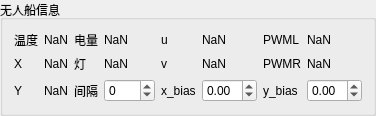
               <widget class="QGroupBox" name="Information_4">
                <property name="title">
                 <string>无人船信息</string>
                </property>
                <layout class="QGridLayout" name="gridLayout_28">
                 <item row="0" column="1">
                  <widget class="QLabel" name="ql_TP_Data_4">
                   <property name="text">
                    <string>NaN</string>
                   </property>
                  </widget>
                 </item>
                 <item row="1" column="1">
                  <widget class="QLabel" name="ql_X_Data_4">
                   <property name="text">
                    <string>NaN</string>
                   </property>
                  </widget>
                 </item>
                 <item row="0" column="0">
                  <widget class="QLabel" name="ql_TP_4">
                   <property name="text">
                    <string>温度</string>
                   </property>
                  </widget>
                 </item>
                 <item row="2" column="0">
                  <widget class="QLabel" name="ql_Y_4">
                   <property name="text">
                    <string>Y</string>
                   </property>
                  </widget>
                 </item>
                 <item row="2" column="1">
                  <widget class="QLabel" name="ql_Y_Data_4">
                   <property name="text">
                    <string>NaN</string>
                   </property>
                  </widget>
                 </item>
                 <item row="1" column="5">
                  <widget class="QLabel" name="ql_v_Data_4">
                   <property name="text">
                    <string>NaN</string>
                   </property>
                  </widget>
                 </item>
                 <item row="0" column="5">
                  <widget class="QLabel" name="ql_u_Data_4">
                   <property name="text">
                    <string>NaN</string>
                   </property>
                  </widget>
                 </item>
                 <item row="1" column="4">
                  <widget class="QLabel" name="ql_v_4">
                   <property name="text">
                    <string>v</string>
                   </property>
                  </widget>
                 </item>
                 <item row="0" column="4">
                  <widget class="QLabel" name="ql_u_4">
                   <property name="text">
                    <string>u</string>
                   </property>
                  </widget>
                 </item>
                 <item row="1" column="0">
                  <widget class="QLabel" name="ql_X_4">
                   <property name="text">
                    <string>X</string>
                   </property>
                  </widget>
                 </item>
                 <item row="0" column="6">
                  <widget class="QLabel" name="ql_PWML_4">
                   <property name="text">
                    <string>PWML</string>
                   </property>
                  </widget>
                 </item>
                 <item row="0" column="7">
                  <widget class="QLabel" name="ql_PWML_Data_4">
                   <property name="text">
                    <string>NaN</string>
                   </property>
                  </widget>
                 </item>
                 <item row="1" column="6">
                  <widget class="QLabel" name="ql_PWMR_4">
                   <property name="text">
                    <string>PWMR</string>
                   </property>
                  </widget>
                 </item>
                 <item row="1" column="7">
                  <widget class="QLabel" name="ql_PWMR_Data_4">
                   <property name="text">
                    <string>NaN</string>
                   </property>
                  </widget>
                 </item>
                 <item row="2" column="6">
                  <widget class="QLabel" name="ql_Ybias_4">
                   <property name="text">
                    <string>y_bias</string>
                   </property>
                  </widget>
                 </item>
                 <item row="1" column="2">
                  <widget class="QLabel" name="ql_LED_4">
                   <property name="text">
                    <string>灯</string>
                   </property>
                  </widget>
                 </item>
                 <item row="2" column="4">
                  <widget class="QLabel" name="ql_Xbias_4">
                   <property name="text">
                    <string>x_bias</string>
                   </property>
                  </widget>
                 </item>
                 <item row="2" column="5">
                  <widget class="QDoubleSpinBox" name="sb_X_bias_4">
                   <property name="minimum">
                    <double>-0.800000000000000</double>
                   </property>
                   <property name="maximum">
                    <double>0.800000000000000</double>
                   </property>
                   <property name="singleStep">
                    <double>0.200000000000000</double>
                   </property>
                   <property name="value">
                    <double>0.000000000000000</double>
                   </property>
                  </widget>
                 </item>
                 <item row="2" column="7">
                  <widget class="QDoubleSpinBox" name="sb_Y_bias_4">
                   <property name="minimum">
                    <double>-0.800000000000000</double>
                   </property>
                   <property name="maximum">
                    <double>0.800000000000000</double>
                   </property>
                   <property name="singleStep">
                    <double>0.200000000000000</double>
                   </property>
                  </widget>
                 </item>
                 <item row="2" column="2">
                  <widget class="QLabel" name="ql_Interval_4">
                   <property name="text">
                    <string>间隔</string>
                   </property>
                  </widget>
                 </item>
                 <item row="0" column="2">
                  <widget class="QLabel" name="ql_Battery_4">
                   <property name="text">
                    <string>电量</string>
                   </property>
                  </widget>
                 </item>
                 <item row="0" column="3">
                  <widget class="QLabel" name="ql_Battery_Data_4">
                   <property name="text">
                    <string>NaN</string>
                   </property>
                  </widget>
                 </item>
                 <item row="2" column="3">
                  <widget class="QDoubleSpinBox" name="sb_Interval_Data_4">
                   <property name="decimals">
                    <number>0</number>
                   </property>
                   <property name="minimum">
                    <double>-100.000000000000000</double>
                   </property>
                   <property name="singleStep">
                    <double>10.000000000000000</double>
                   </property>
                  </widget>
                 </item>
                 <item row="1" column="3">
                  <widget class="QLabel" name="ql_LED_Data_4">
                   <property name="text">
                    <string>NaN</string>
                   </property>
                  </widget>
                 </item>
                </layout>
               </widget>
